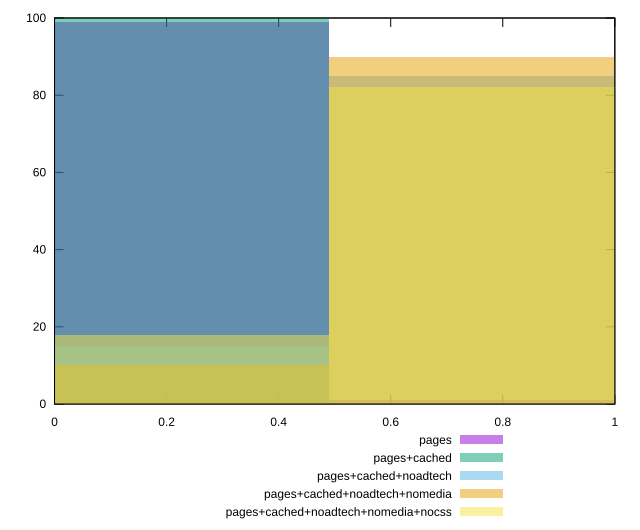

Recreate this plot in gnuplot.
reset

$pages <<EOF
0 99
0.9813926551490327 1
EOF

$pagesCached <<EOF
0 100
EOF

$pagesCachedNoadtech <<EOF
0.9813926551490327 85
0 15
EOF

$pagesCachedNoadtechNomedia <<EOF
0.9813926551490327 90
0 10
EOF

$pagesCachedNoadtechNomediaNocss <<EOF
0.9813926551490327 82
0 18
EOF

set key outside below
set boxwidth 0.9813926551490327
set xrange [0:1]
set yrange [0:100]
set trange [0:100]
set style fill transparent solid 0.5 noborder
set terminal svg size 640, 530 enhanced background rgb 'white'
set output "report_00015_2021-02-09T16-11-33.973Z/estimated-input-latency/comparison/histogram/all_score.svg"

plot $pages title "pages" with boxes, \
     $pagesCached title "pages+cached" with boxes, \
     $pagesCachedNoadtech title "pages+cached+noadtech" with boxes, \
     $pagesCachedNoadtechNomedia title "pages+cached+noadtech+nomedia" with boxes, \
     $pagesCachedNoadtechNomediaNocss title "pages+cached+noadtech+nomedia+nocss" with boxes

reset
